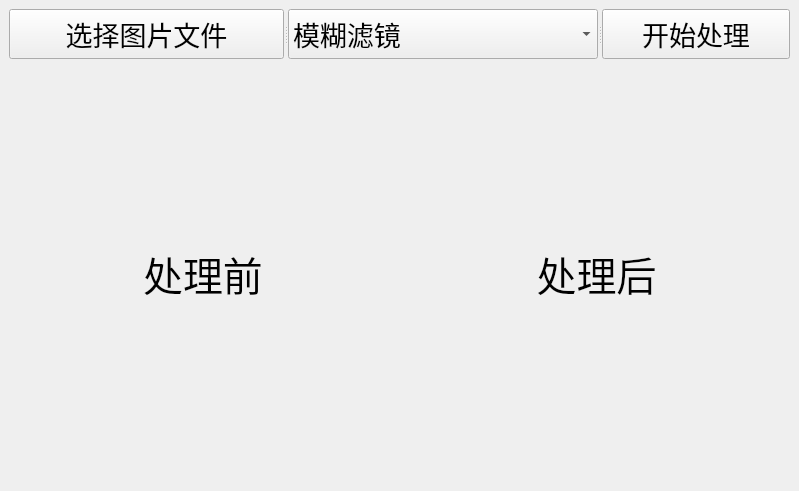
<?xml version="1.0" encoding="UTF-8"?>
<ui version="4.0">
 <class>process_img</class>
 <widget class="QMainWindow" name="process_img">
  <property name="geometry">
   <rect>
    <x>0</x>
    <y>0</y>
    <width>799</width>
    <height>491</height>
   </rect>
  </property>
  <property name="windowTitle">
   <string>滤镜处理</string>
  </property>
  <widget class="QWidget" name="centralwidget">
   <layout class="QVBoxLayout" name="verticalLayout">
    <item>
     <widget class="QSplitter" name="splitter">
      <property name="orientation">
       <enum>Qt::Horizontal</enum>
      </property>
      <widget class="QPushButton" name="pb_file">
       <property name="font">
        <font>
         <family>Arial</family>
         <pointsize>20</pointsize>
        </font>
       </property>
       <property name="text">
        <string>选择图片文件</string>
       </property>
      </widget>
      <widget class="QComboBox" name="cb_filter_list">
       <property name="minimumSize">
        <size>
         <width>300</width>
         <height>0</height>
        </size>
       </property>
       <property name="maximumSize">
        <size>
         <width>16777215</width>
         <height>50</height>
        </size>
       </property>
       <property name="font">
        <font>
         <family>Arial</family>
         <pointsize>20</pointsize>
        </font>
       </property>
       <item>
        <property name="text">
         <string>模糊滤镜</string>
        </property>
       </item>
       <item>
        <property name="text">
         <string>轮廓滤镜</string>
        </property>
       </item>
       <item>
        <property name="text">
         <string>浮雕滤镜</string>
        </property>
       </item>
       <item>
        <property name="text">
         <string>锐化滤镜</string>
        </property>
       </item>
       <item>
        <property name="text">
         <string>平滑滤镜</string>
        </property>
       </item>
       <item>
        <property name="text">
         <string>边缘增强滤镜</string>
        </property>
       </item>
      </widget>
      <widget class="QPushButton" name="pb_process">
       <property name="font">
        <font>
         <family>Arial</family>
         <pointsize>20</pointsize>
        </font>
       </property>
       <property name="text">
        <string>开始处理</string>
       </property>
      </widget>
     </widget>
    </item>
    <item>
     <layout class="QHBoxLayout" name="horizontalLayout">
      <item>
       <widget class="QLabel" name="lb_input_img">
        <property name="font">
         <font>
          <family>Arial</family>
          <pointsize>30</pointsize>
         </font>
        </property>
        <property name="text">
         <string>处理前</string>
        </property>
        <property name="alignment">
         <set>Qt::AlignCenter</set>
        </property>
       </widget>
      </item>
      <item>
       <widget class="QLabel" name="lb_output_img">
        <property name="font">
         <font>
          <family>Arial</family>
          <pointsize>30</pointsize>
         </font>
        </property>
        <property name="text">
         <string>处理后</string>
        </property>
        <property name="alignment">
         <set>Qt::AlignCenter</set>
        </property>
       </widget>
      </item>
     </layout>
    </item>
   </layout>
  </widget>
 </widget>
 <resources/>
 <connections/>
</ui>
